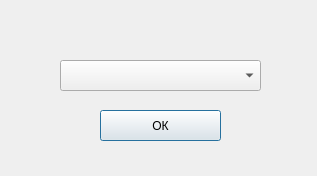
<?xml version="1.0" encoding="UTF-8"?>
<ui version="4.0">
 <class>Dialog</class>
 <widget class="QDialog" name="Dialog">
  <property name="geometry">
   <rect>
    <x>0</x>
    <y>0</y>
    <width>317</width>
    <height>176</height>
   </rect>
  </property>
  <property name="minimumSize">
   <size>
    <width>317</width>
    <height>176</height>
   </size>
  </property>
  <property name="maximumSize">
   <size>
    <width>317</width>
    <height>176</height>
   </size>
  </property>
  <property name="cursor">
   <cursorShape>ArrowCursor</cursorShape>
  </property>
  <property name="windowTitle">
   <string>Открыть таблицу</string>
  </property>
  <property name="windowIcon">
   <iconset>
    <normaloff>choice-icon.png</normaloff>choice-icon.png</iconset>
  </property>
  <widget class="QPushButton" name="OK_bn">
   <property name="geometry">
    <rect>
     <x>100</x>
     <y>110</y>
     <width>121</width>
     <height>31</height>
    </rect>
   </property>
   <property name="text">
    <string>ОК</string>
   </property>
  </widget>
  <widget class="QComboBox" name="choiceTable">
   <property name="geometry">
    <rect>
     <x>60</x>
     <y>60</y>
     <width>201</width>
     <height>31</height>
    </rect>
   </property>
   <property name="iconSize">
    <size>
     <width>16</width>
     <height>16</height>
    </size>
   </property>
  </widget>
 </widget>
 <resources/>
 <connections/>
</ui>
